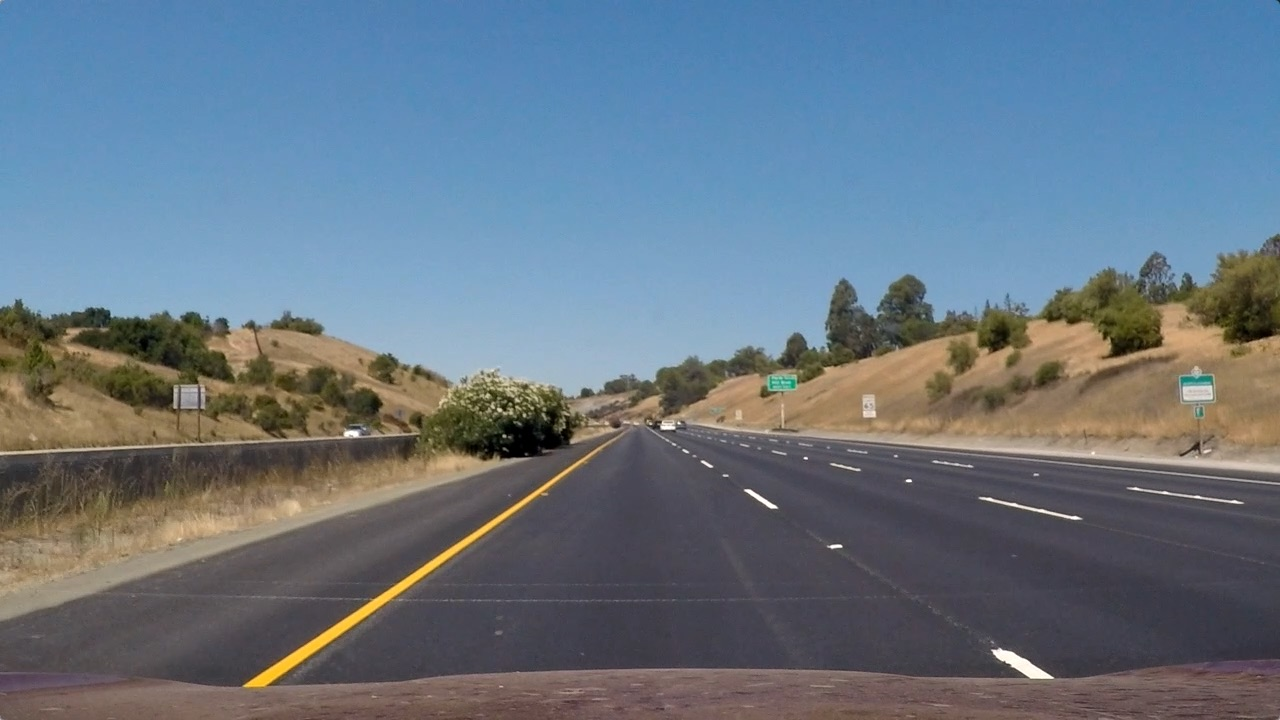
#> input picture test_images/straight_lines1.jpg, 1280 x 720 px
$ python -i hog_utils.py   (imports and definitions only)
#> lines starting #> are read from the running program, lines starting #| are printed output that depends on the picture
import numpy as np
import cv2
from skimage.feature import hog


def convert_rgb_color(img, conv='YCrCb'):
    if conv == 'RGB':
        return np.copy(img)
    if conv == 'YCrCb':
        return cv2.cvtColor(img, cv2.COLOR_RGB2YCrCb)


def color_hist(img, nbins=32):
    ch1_hist = np.histogram(img[:,:,0], bins=nbins)
    ch2_hist = np.histogram(img[:,:,1], bins=nbins)
    ch3_hist = np.histogram(img[:,:,2], bins=nbins)

    hist_features = np.concatenate((ch1_hist[0], ch2_hist[0], ch3_hist[0]))

    return hist_features


def bin_spatial(img, size=(32, 32)):
#> called with size = (32, 32)
    c1 = cv2.resize(img[:,:,0], size).ravel()
#> c1 = 1024 values, max 253 at index 810, min 18 at index 621, mean 103.2
    c2 = cv2.resize(img[:,:,1], size).ravel()
#> c2 = 1024 values, max 245 at index 953, min 18 at index 621, mean 117.7
    c3 = cv2.resize(img[:,:,2], size).ravel()
#> c3 = 1024 values, max 233 at index 953, min 6 at index 508, mean 131.1
    return np.hstack((c1, c2, c3))


def get_hog_features(img, orient, pix_per_cell, cell_per_block,
                        vis=False, feature_vec=True):
    if vis == True:
        features, hog_image = hog(img, orientations=orient,
                                  pixels_per_cell=(pix_per_cell, pix_per_cell),
                                  cells_per_block=(cell_per_block, cell_per_block),
                                  transform_sqrt=False,
                                  visualize=vis, feature_vector=feature_vec)
        return features, hog_image
    else:
        features = hog(img, orientations=orient,
                       pixels_per_cell=(pix_per_cell, pix_per_cell),
                       cells_per_block=(cell_per_block, cell_per_block),
                       transform_sqrt=False,
                       visualize=vis, feature_vector=feature_vec)
        return features


# extracts the hog features, color histogram, and spatial features from an image
def single_img_features(img, color_space='RGB', spatial_size=(32, 32),
                        hist_bins=32, orient=9,
                        pix_per_cell=8, cell_per_block=2, hog_channel=0,
                        spatial_feat=True, hist_feat=True, hog_feat=True):
    img_features = []

    if color_space != 'RGB':
        if color_space == 'YCrCb':
            feature_image = cv2.cvtColor(img, cv2.COLOR_RGB2YCrCb)
    else: feature_image = np.copy(img)

    if spatial_feat == True:
        spatial_features = bin_spatial(feature_image, size=spatial_size)
#> spatial_features = 3072 values, max 253 at index 810, min 6 at index 2556, mean 117.3
        img_features.append(spatial_features)

    if hist_feat == True:
        hist_features = color_hist(feature_image, nbins=hist_bins)
#> in color_hist, `hist_features = np.concatenate((ch1_hist[0], ch2_hist[0], ch3_hist[0]))`: hist_features = 96 values, max 144696 at index 87, min 104 at index 91, mean 28800
        img_features.append(hist_features)

    if hog_feat == True:
        if hog_channel == 'ALL':
            hog_features = []
            for channel in range(feature_image.shape[2]):
                hog_features.extend(get_hog_features(feature_image[:,:,channel],
                                    orient, pix_per_cell, cell_per_block,
                                    vis=False, feature_vec=True))
        else:
            hog_features = get_hog_features(feature_image[:,:,hog_channel], orient,
                        pix_per_cell, cell_per_block, vis=False, feature_vec=True)
#> in get_hog_features, `features = hog(img, orientations=orient, pixels_per_cell=(pix_per_cell..`:
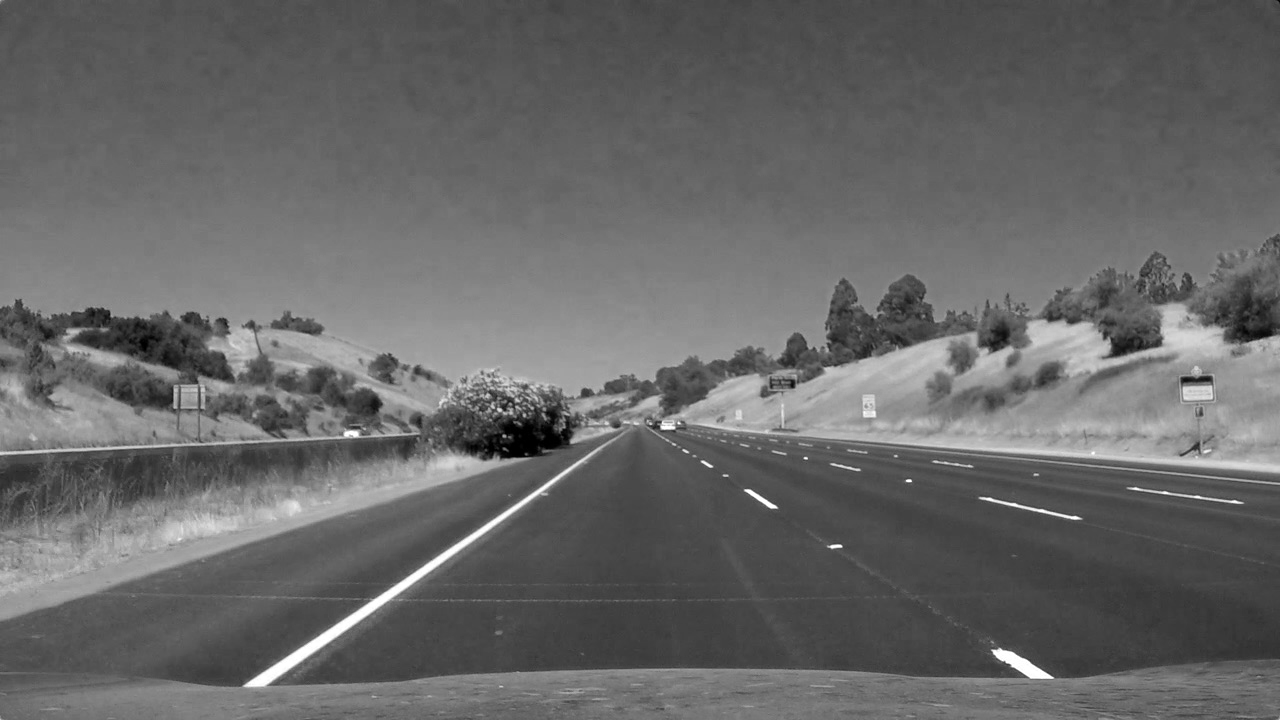
#> img: shape (720, 1280); min 0, max 255, mean 103.2

        img_features.append(hog_features)

    return np.concatenate(img_features)

>>> import cv2
>>> picture = cv2.cvtColor(cv2.imread('../test_images/straight_lines1.jpg'), cv2.COLOR_BGR2RGB)
>>> result = single_img_features(picture)

$ run again, on test_images/straight_lines2.jpg
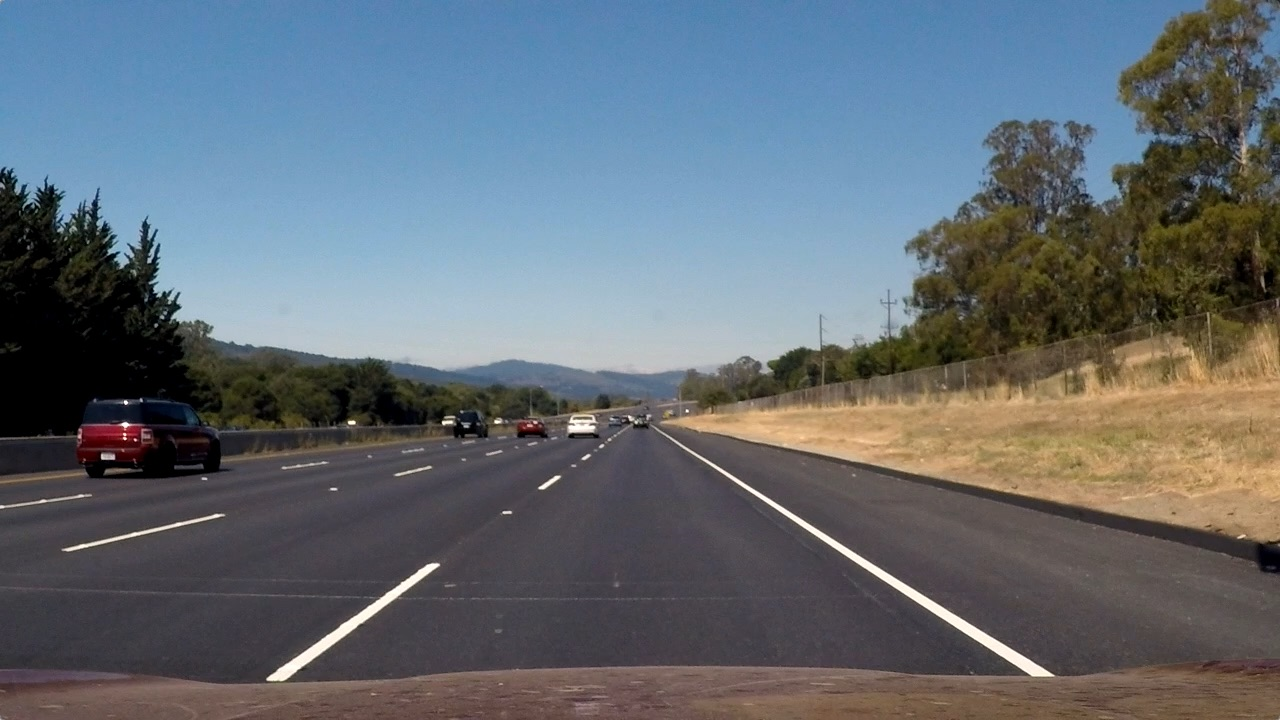
#> input picture test_images/straight_lines2.jpg, 1280 x 720 px
#> c1 = 1024 values, max 254 at index 810, min 0 at index 320, mean 99.58
#> c2 = 1024 values, max 249 at index 810, min 0 at index 384, mean 108
#> c3 = 1024 values, max 238 at index 920, min 0 at index 384, mean 115.6
#> spatial_features = 3072 values, max 254 at index 810, min 0 at index 320, mean 107.7
#> in color_hist, `hist_features = np.concatenate((ch1_hist[0], ch2_hist[0], ch3_hist[0]))`: hist_features = 96 values, max 128337 at index 73, min 80 at index 95, mean 28800
#> in get_hog_features, `features = hog(img, orientations=orient, pixels_per_cell=(pix_per_cell..`:
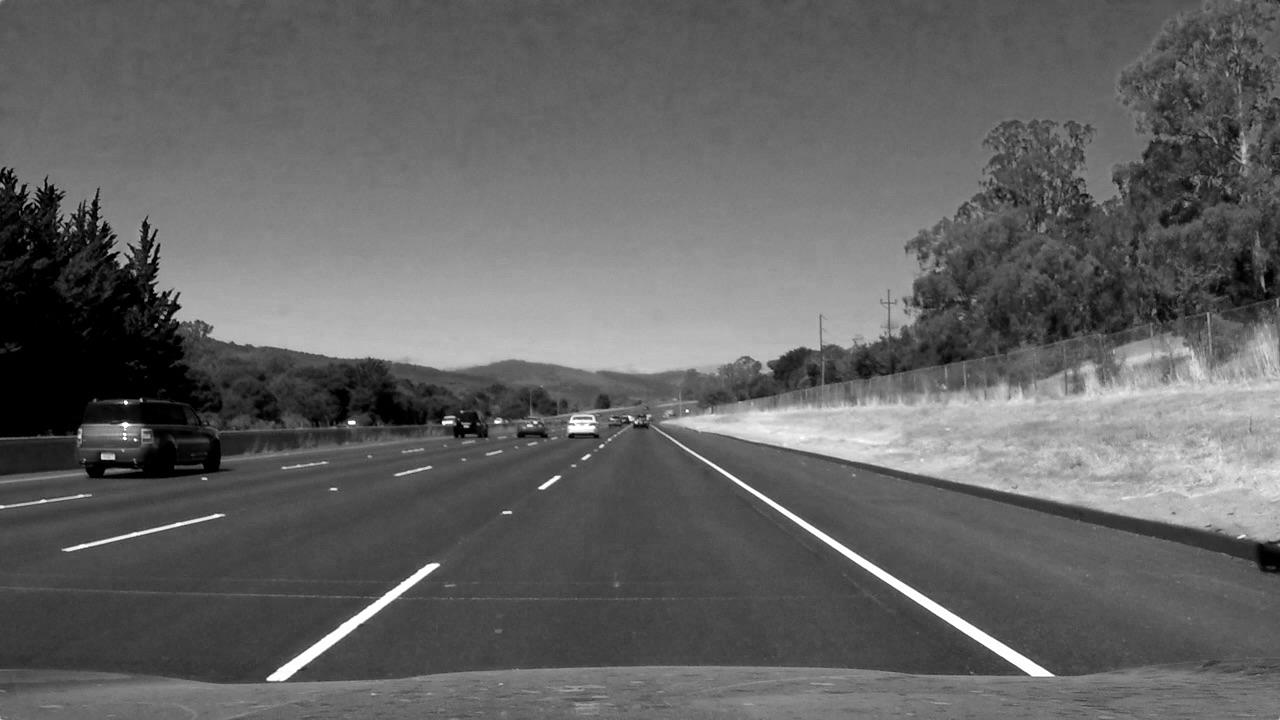
#> img: shape (720, 1280); min 0, max 255, mean 99.4

$ run again, on test_images/test1.jpg
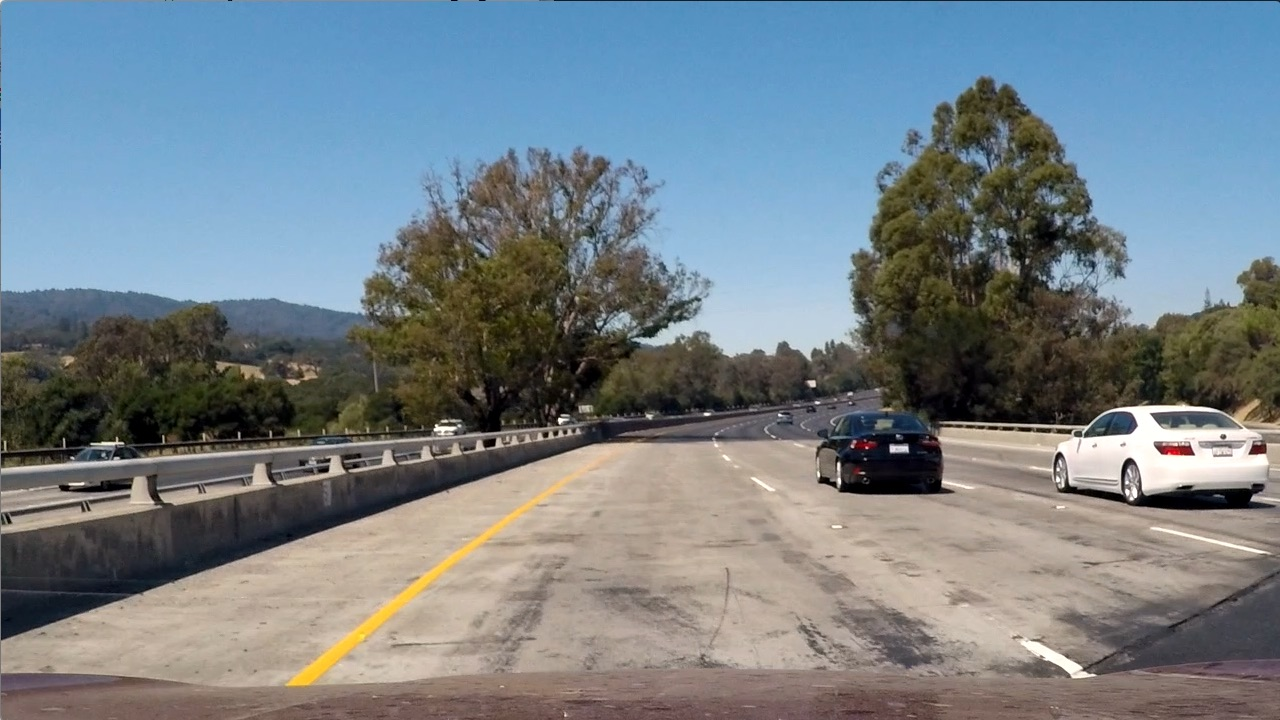
#> input picture test_images/test1.jpg, 1280 x 720 px
#> c1 = 1024 values, max 255 at index 635, min 0 at index 579, mean 117.3
#> c2 = 1024 values, max 255 at index 604, min 0 at index 611, mean 128.5
#> c3 = 1024 values, max 254 at index 604, min 0 at index 582, mean 135.6
#> spatial_features = 3072 values, max 255 at index 635, min 0 at index 579, mean 127.1
#> in color_hist, `hist_features = np.concatenate((ch1_hist[0], ch2_hist[0], ch3_hist[0]))`: hist_features = 96 values, max 111331 at index 89, min 936 at index 60, mean 28800
#> in get_hog_features, `features = hog(img, orientations=orient, pixels_per_cell=(pix_per_cell..`:
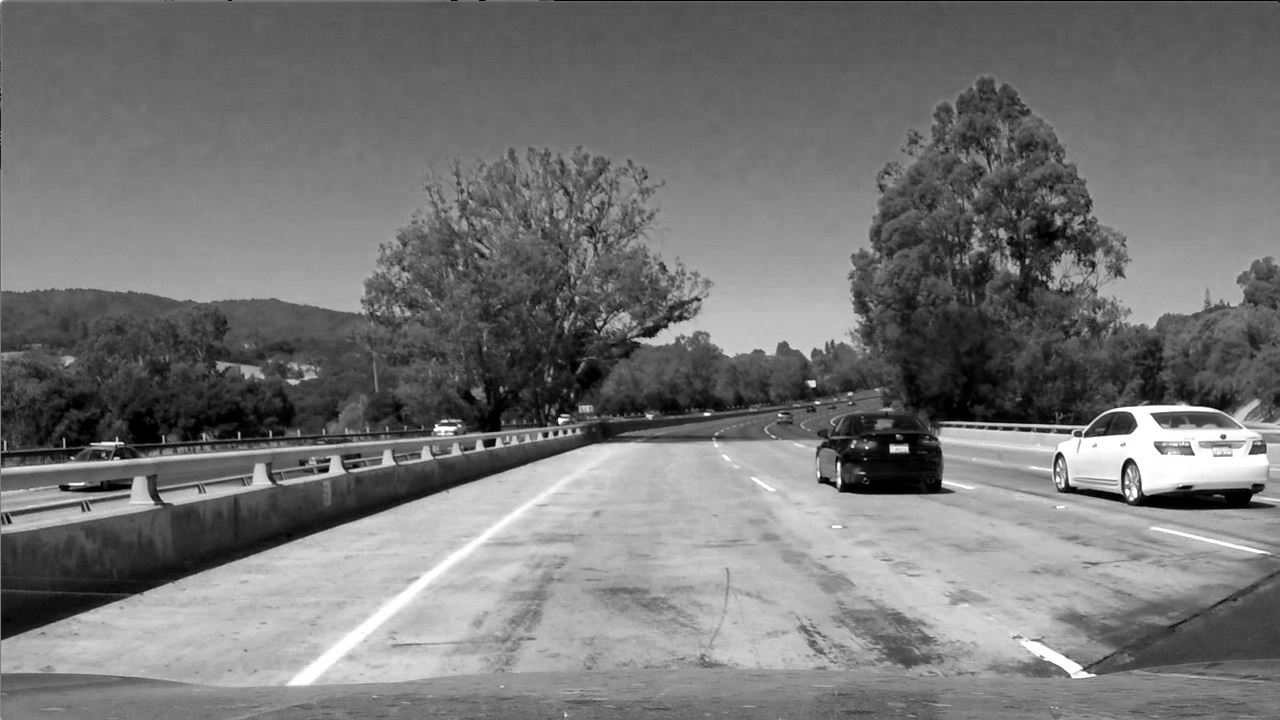
#> img: shape (720, 1280); min 0, max 255, mean 117.5

$ run again, on test_images/test2.jpg
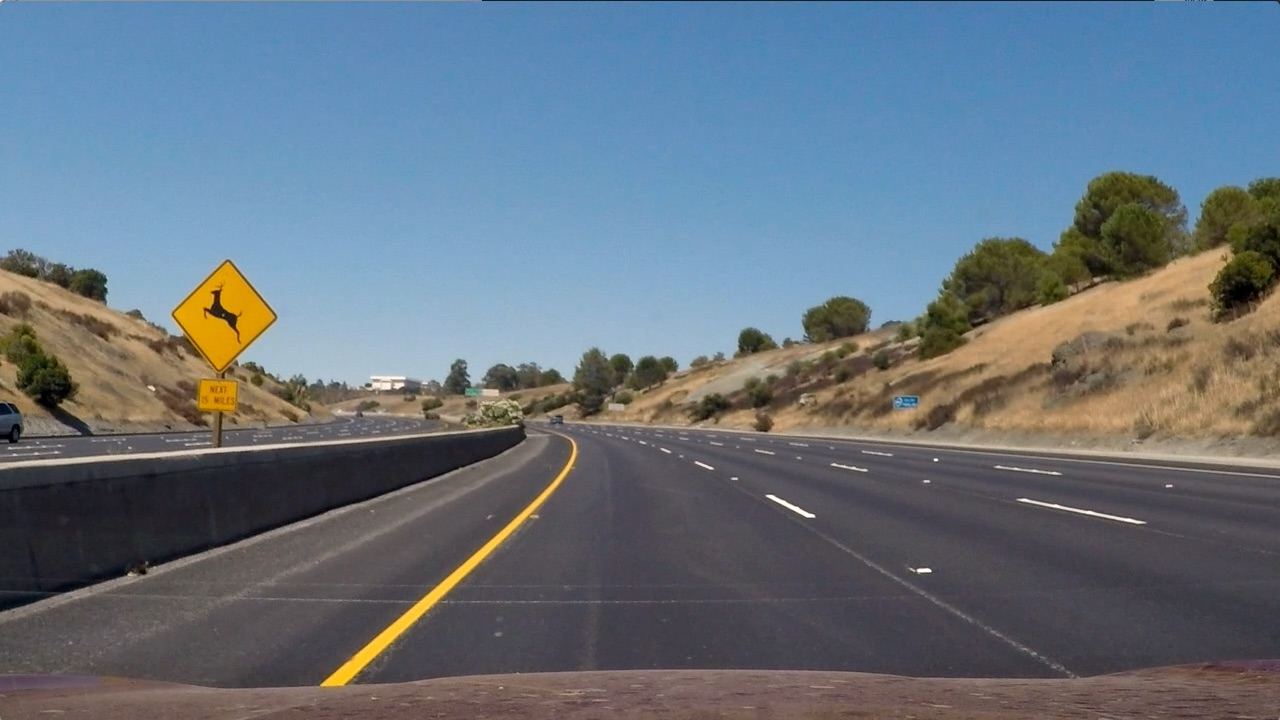
#> input picture test_images/test2.jpg, 1280 x 720 px
#> c1 = 1024 values, max 253 at index 811, min 8 at index 545, mean 102.2
#> c2 = 1024 values, max 207 at index 730, min 6 at index 545, mean 113.9
#> c3 = 1024 values, max 209 at index 490, min 0 at index 453, mean 124.8
#> spatial_features = 3072 values, max 253 at index 811, min 0 at index 2501, mean 113.6
#> in color_hist, `hist_features = np.concatenate((ch1_hist[0], ch2_hist[0], ch3_hist[0]))`: hist_features = 96 values, max 117155 at index 74, min 82 at index 95, mean 28800
#> in get_hog_features, `features = hog(img, orientations=orient, pixels_per_cell=(pix_per_cell..`:
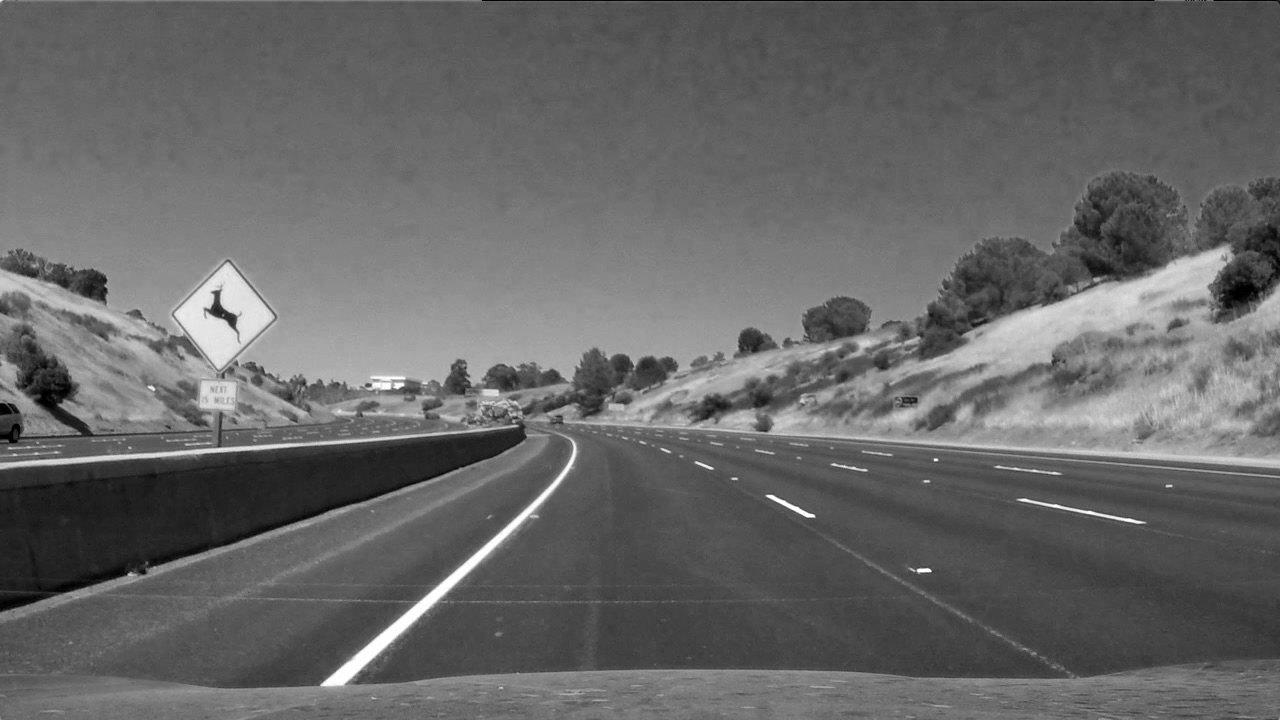
#> img: shape (720, 1280); min 0, max 255, mean 102.8
